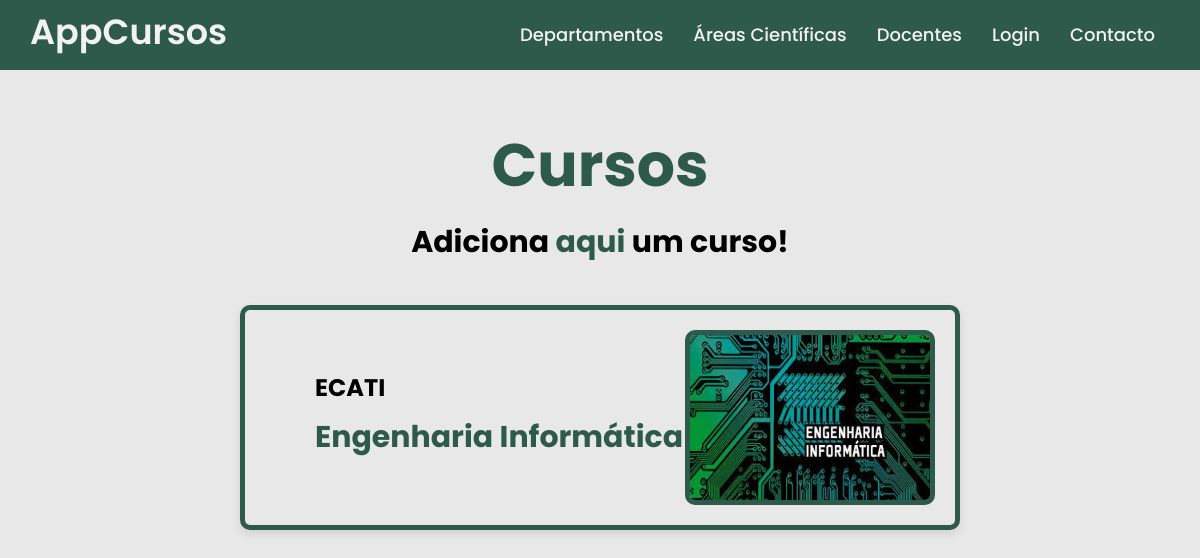
/AppCurso/, run on the app's committed database.
### curso/models.py (models this page shows, shortened)
class Curso (models.Model):
    nome = models.CharField(max_length = 50)
    apresentacao = models.TextField()
    objectivos = models.TextField()
    competencias = models.TextField()
    departamento =  models.ForeignKey(Departamento, on_delete = models.CASCADE, related_name = 'Curso')
    condicoesAcesso = models.TextField()
    oportunidadesCarreira = models.TextField()
    disciplinas = models.ManyToManyField(Disciplina, related_name = 'Curso')
    imagem = models.ImageField(upload_to='app/fotos', null=True, blank=True)

class Departamento (models.Model):
    nome = models.CharField(max_length = 50)
    def __str__(self):
        return self.nome

### curso/views.py (the view)
# urls.py: path('', views.listCursos_view, name = 'cursos'),
def listCursos_view(request):
    context = {
        'cursos' : Curso.objects.all()
    }
    return render(request, 'listCursos.html', context)

### curso/templates/listCursos.html
{% extends "layout3.html" %}
{% block content %}
<div class = "cursoTeste">
<h1 class="titulo2">Cursos</h1>
{% if request.user.is_authenticated %}
    <h1 class="titulo3">Adiciona <a href="https://a22202735.pythonanywhere.com/AppCurso/novoCurso"><span class = "green">aqui</span></a> um curso!</h1>
{% else %}
     <h1 class="titulo3">Adiciona <a href="https://a22202735.pythonanywhere.com/Autenticacao/login/AppCurso/novoCurso"><span class = "green">aqui</span></a> um curso!</h1>
{% endif %}
  {% for curso in cursos %}
                <div class="article-box1">
                   <div class="info-content">
                       <ul>
                        <h2>{{curso.departamento}}</h2>
                        <h3><a href="https://a22202735.pythonanywhere.com/AppCurso/cursos/{{curso.nome}}">{{curso.nome}}</a></h3>
                       </ul>
                   </div>
                       <img src="{{ curso.imagem.url }}" alt="{{ curso.nome }}">
                </div>
 {% endfor %}
    </div>
{% endblock %}

### curso/static/cursos/estilos.css (style rules this page uses)
* { margin: 0; padding: 0; box-sizing: border-box; font-family: 'Poppins', sans-serif; }
body { background: #e8e8e8; }
h2 { color: #000; margin-top: 40px; margin-left: 50px; }
.titulo2 { margin-top: 100px; text-align: center; color: #2d5a4b; font-size: 60px; }
.titulo3 { margin-top: 10px; text-align: center; color: #00000; font-size: 30px; }
.titulo3 a { text-decoration:none; }
.article-box1 { display: flex; justify-content: space-between; align-items: flex-start; color: #2d5a4b; padding: 20px; border-radius: 10px; box-shadow: 0 4px 8px rgba(0, 0, 0, 0.1); border: 5px solid #2d5a4b; max-width: 60%; margin-left: 20%; margin-bottom: 20px; height: auto; overflow: hidden; margin-top: 40px; }
.green { color : #2d5a4b; }
.info-content { display: flex; }
.info-content a { color: #2d5a4b; font-size: 30px; margin-left: 50px; margin-top: 10px; text-align: center; display: flex; text-decoration:none; }
.article-box1 img { width: 250px; height: 175px; border-radius: 10px; border: 5px solid #2d5a4b; }

### data on the page
Curso: departamento "ECATI", nome "Engenharia Informática", imagem (picture)
